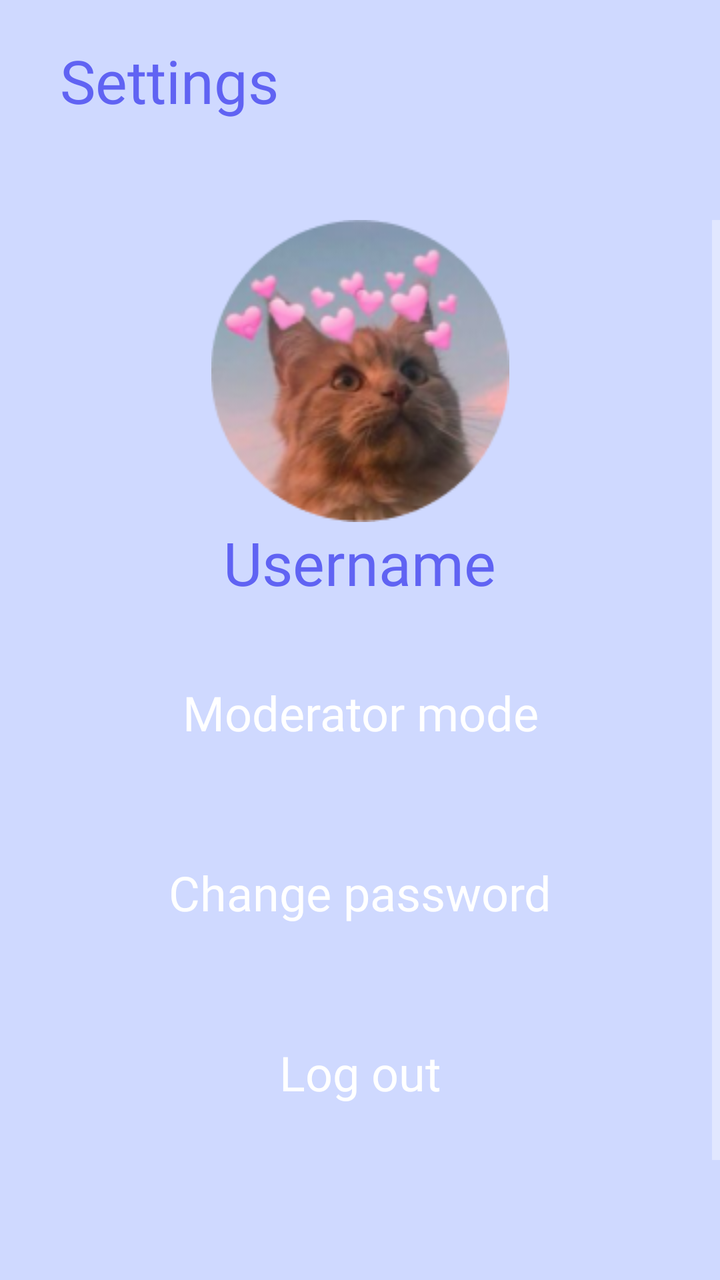
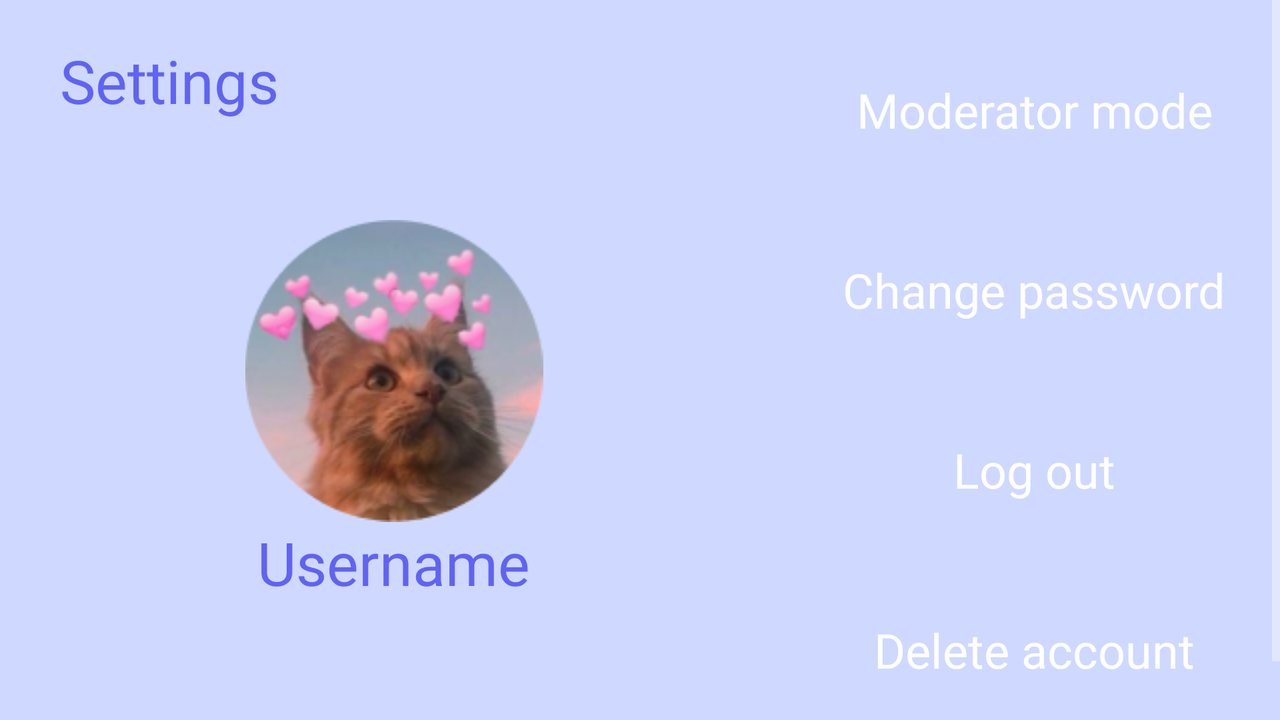

Two renders of one Android screen. The first uses the default layout on a phone; the second uses the alternative layout the repository ships for a different screen configuration, on a matching device. The two XML files are below.
<!-- AndroidManifest.xml: application theme Theme.Drops -->
<!-- res/layout/fragment_settings.xml -->
<?xml version="1.0" encoding="utf-8"?>
<LinearLayout xmlns:android="http://schemas.android.com/apk/res/android"
    xmlns:app="http://schemas.android.com/apk/res-auto"
    xmlns:tools="http://schemas.android.com/tools"
    android:layout_width="match_parent"
    android:layout_height="match_parent"
    tools:context=".SettingsFragment"
    android:orientation="vertical"
    android:background="@color/purple_100">

    <TextView
        android:id="@+id/nav_settings"
        android:layout_width="364dp"
        android:layout_height="65dp"
        android:layout_marginStart="30sp"
        android:layout_marginTop="20sp"
        android:fontFamily="@font/inter_semibold"
        android:text="@string/title_settings"
        android:textAppearance="@style/TextAppearance.AppCompat.Body1"
        android:textColor="@color/purple_500"
        android:textSize="30sp" />

    <ScrollView
        android:layout_width="match_parent"
        android:layout_height="match_parent"
        android:paddingVertical="25dp"
        tools:ignore="SpeakableTextPresentCheck">

        <LinearLayout
            android:layout_width="match_parent"
            android:layout_height="wrap_content"
            android:id="@+id/linearLayoutSettings"
            android:orientation="vertical">

            <ImageView
                android:id="@+id/imageView"
                android:layout_width="match_parent"
                android:layout_height="wrap_content"
                tools:ignore="ContentDescription,ImageContrastCheck"
                android:src="@drawable/userimage"
                android:layout_gravity="center"/>

            <TextView
                android:id="@+id/username_settings"
                android:layout_width="wrap_content"
                android:layout_height="wrap_content"
                android:layout_gravity="center"
                android:fontFamily="@font/inter_medium"
                android:text="@string/prompt_username"
                android:textAlignment="center"
                android:textAppearance="@style/TextAppearance.AppCompat.Body1"
                android:textColor="@color/purple_500"
                android:textSize="30sp" />






























            <androidx.appcompat.widget.AppCompatButton
                android:id="@+id/button3"
                android:layout_width="match_parent"
                android:layout_height="70dp"
                android:layout_marginLeft="20dp"
                android:layout_marginTop="20dp"
                android:layout_marginRight="20dp"
                android:onClick="toggleModerator"
                android:background="@drawable/standard_button"
                android:fontFamily="@font/inter_medium"
                android:text="@string/moderator_mode"
                android:textAlignment="center"
                android:textAppearance="@style/TextAppearance.AppCompat.Body1"
                android:textSize="24sp" />

            <androidx.appcompat.widget.AppCompatButton
                android:id="@+id/button4"
                android:layout_width="match_parent"
                android:layout_height="70dp"
                android:layout_marginLeft="20dp"
                android:layout_marginTop="20dp"
                android:layout_marginRight="20dp"
                android:onClick="goToChangePassword"
                android:background="@drawable/standard_button"
                android:fontFamily="@font/inter_medium"
                android:text="@string/change_password"
                android:textAlignment="center"
                android:textAppearance="@style/TextAppearance.AppCompat.Body1"
                android:textSize="24sp" />

            <androidx.appcompat.widget.AppCompatButton
                android:id="@+id/button5"
                android:layout_width="match_parent"
                android:layout_height="70dp"
                android:layout_marginLeft="20dp"
                android:layout_marginTop="20dp"
                android:layout_marginRight="20dp"
                android:onClick="logOut"
                android:background="@drawable/standard_button"
                android:fontFamily="@font/inter_medium"
                android:text="@string/log_out"
                android:textAlignment="center"
                android:textAppearance="@style/TextAppearance.AppCompat.Body1"
                android:textSize="24sp" />

            <androidx.appcompat.widget.AppCompatButton
                android:id="@+id/button6"
                android:layout_width="match_parent"
                android:layout_height="70dp"
                android:layout_marginLeft="20dp"
                android:layout_marginTop="20dp"
                android:layout_marginRight="20dp"
                android:layout_marginBottom="20dp"
                android:onClick="deleteAccount"
                android:background="@drawable/delete_account_button"
                android:fontFamily="@font/inter_medium"
                android:text="@string/delete_account"
                android:textAlignment="center"
                android:textAppearance="@style/TextAppearance.AppCompat.Body1"
                android:textSize="24sp" />
        </LinearLayout>
    </ScrollView>
</LinearLayout>
<!-- resources referenced by this layout -->
<resources>
  <color name="purple_100">#CFD9FF</color>
  <color name="purple_500">#6063F3</color>
  <!-- drawable userimage: png bitmap (drawable, 35280 bytes) -->
  <string name="change_password">Change password</string>
  <string name="delete_account">Delete account</string>
  <string name="log_out">Log out</string>
  <string name="moderator_mode">Moderator mode</string>
  <string name="prompt_username">Username</string>
  <string name="title_settings">Settings</string>
  <style name="Theme.Drops" parent="Theme.MaterialComponents">
          
          <item name="colorPrimary">@color/purple_500</item>
          <item name="colorPrimaryVariant">@color/purple_700</item>
          <item name="colorOnPrimary">@color/white</item>
          
          <item name="colorSecondary">@color/teal_200</item>
          <item name="colorSecondaryVariant">@color/teal_700</item>
          <item name="colorOnSecondary">@color/black</item>
          
          <item name="android:statusBarColor">?attr/colorPrimaryVariant</item>
          
          <item name="windowActionBar">false</item>
          <item name="windowNoTitle">true</item>
          <item name="android:windowFullscreen">true</item>
      </style>
  <color name="purple_700">#3133A8</color>
  <color name="white">#FFFFFFFF</color>
  <color name="teal_200">#FF03DAC5</color>
  <color name="teal_700">#FF018786</color>
  <color name="black">#FF000000</color>
</resources>
<!-- res/layout-land/fragment_settings.xml (the repository's variant of the layout above) -->
<!-- drawn on the phone turned sideways -->
<?xml version="1.0" encoding="utf-8"?>
<LinearLayout
    xmlns:android="http://schemas.android.com/apk/res/android"
    xmlns:tools="http://schemas.android.com/tools"
    android:orientation="horizontal"
    android:layout_width="match_parent"
    android:layout_height="match_parent"
    tools:context=".SettingsFragment"
    android:background="@color/purple_100"
    tools:ignore="ExtraText">

    <LinearLayout
        android:orientation="vertical"
        android:layout_width="wrap_content"
        android:layout_height="wrap_content">
        android:layout_weight="1">

        <TextView
            android:id="@+id/nav_settings"
            android:layout_width="364dp"
            android:layout_height="65dp"
            android:layout_marginStart="30sp"
            android:layout_marginTop="20sp"
            android:fontFamily="@font/inter_semibold"
            android:text="@string/title_settings"
            android:textAppearance="@style/TextAppearance.AppCompat.Body1"
            android:textColor="@color/purple_500"
            android:textSize="30sp" />

        <ImageView
            android:id="@+id/imageView"
            android:layout_width="match_parent"
            android:layout_height="wrap_content"
            android:layout_gravity="center"
            android:src="@drawable/userimage"
            android:layout_marginTop="25dp"
            tools:ignore="ContentDescription,ImageContrastCheck" />

        <TextView
            android:id="@+id/username_settings"
            android:layout_width="wrap_content"
            android:layout_height="wrap_content"
            android:layout_gravity="center"
            android:fontFamily="@font/inter_medium"
            android:text="@string/prompt_username"
            android:textAlignment="center"
            android:textAppearance="@style/TextAppearance.AppCompat.Body1"
            android:textColor="@color/purple_500"
            android:textSize="30sp" />

    </LinearLayout>

    <LinearLayout
        android:orientation="vertical"
        android:layout_width="0dp"
        android:layout_height="wrap_content"
        android:layout_marginBottom="15dp"
        android:layout_weight="1"
         >

        <ScrollView
            android:layout_width="match_parent"
            android:layout_height="match_parent"
            tools:ignore="SpeakableTextPresentCheck">

            <LinearLayout
                android:orientation="vertical"
                android:layout_width="match_parent"
                android:layout_height="wrap_content">
















                
    
    
    
    
    
    
    
    
    
    
    
    


                <androidx.appcompat.widget.AppCompatButton
                    android:id="@+id/button3"
                    android:layout_width="match_parent"
                    android:layout_height="70dp"
                    android:layout_marginLeft="20dp"
                    android:layout_marginTop="20dp"
                    android:layout_marginRight="20dp"
                    android:onClick="toggleModerator"
                    android:background="@drawable/standard_button"
                    android:fontFamily="@font/inter_medium"
                    android:text="@string/moderator_mode"
                    android:textAlignment="center"
                    android:textAppearance="@style/TextAppearance.AppCompat.Body1"
                    android:textSize="24sp" />

                <androidx.appcompat.widget.AppCompatButton
                    android:id="@+id/button4"
                    android:layout_width="match_parent"
                    android:layout_height="70dp"
                    android:layout_marginLeft="20dp"
                    android:layout_marginTop="20dp"
                    android:layout_marginRight="20dp"
                    android:onClick="goToChangePassword"
                    android:background="@drawable/standard_button"
                    android:fontFamily="@font/inter_medium"
                    android:text="@string/change_password"
                    android:textAlignment="center"
                    android:textAppearance="@style/TextAppearance.AppCompat.Body1"
                    android:textSize="24sp" />

                <androidx.appcompat.widget.AppCompatButton
                    android:id="@+id/button5"
                    android:layout_width="match_parent"
                    android:layout_height="70dp"
                    android:layout_marginLeft="20dp"
                    android:layout_marginTop="20dp"
                    android:layout_marginRight="20dp"
                    android:onClick="logOut"
                    android:background="@drawable/standard_button"
                    android:fontFamily="@font/inter_medium"
                    android:text="@string/log_out"
                    android:textAlignment="center"
                    android:textAppearance="@style/TextAppearance.AppCompat.Body1"
                    android:textSize="24sp" />

                <androidx.appcompat.widget.AppCompatButton
                    android:id="@+id/button6"
                    android:layout_width="match_parent"
                    android:layout_height="70dp"
                    android:layout_marginLeft="20dp"
                    android:layout_marginTop="20dp"
                    android:layout_marginRight="20dp"
                    android:onClick="deleteAccount"
                    android:background="@drawable/delete_account_button"
                    android:fontFamily="@font/inter_medium"
                    android:text="@string/delete_account"
                    android:textAlignment="center"
                    android:textAppearance="@style/TextAppearance.AppCompat.Body1"
                    android:textSize="24sp" />
            </LinearLayout>
        </ScrollView>


    </LinearLayout>
</LinearLayout>
